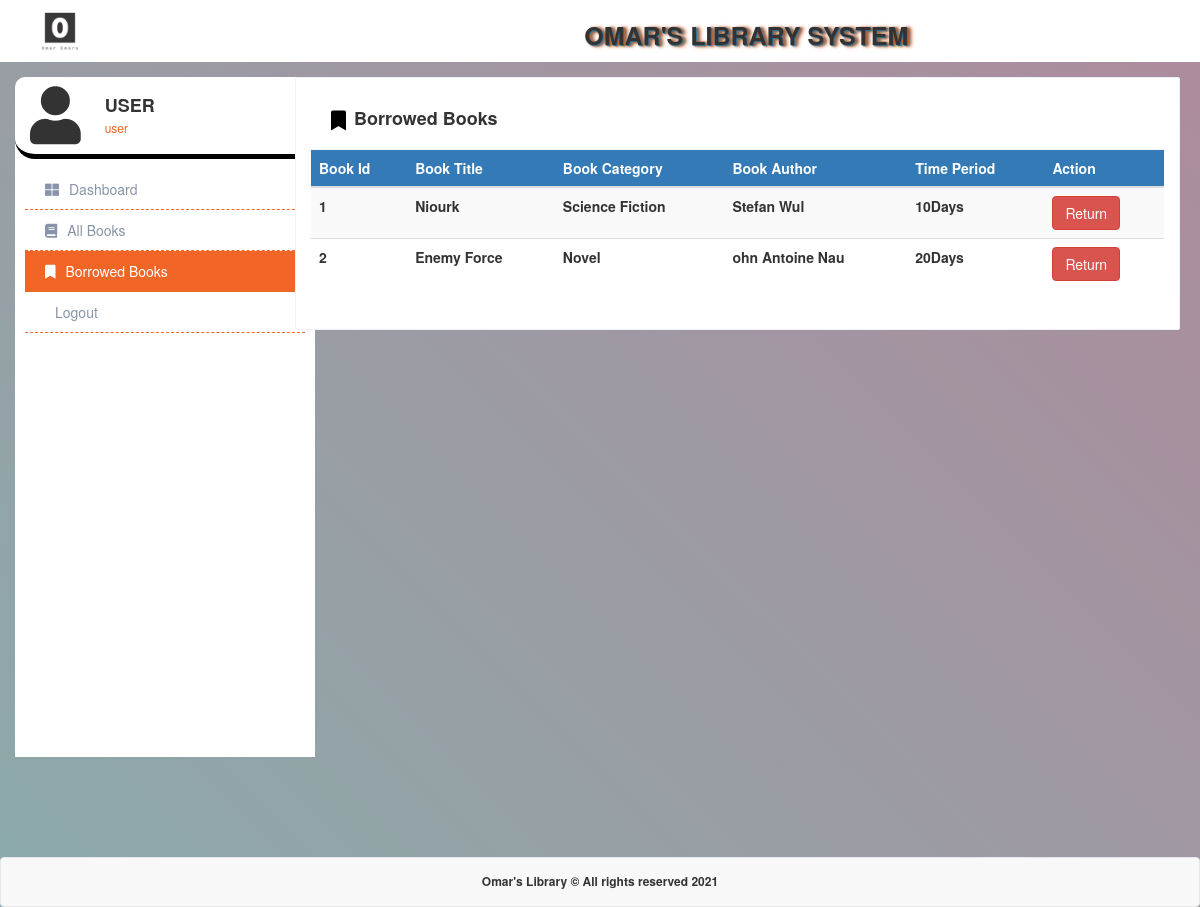
The app's page /dashboard.php?menu=borrow-book (signed in) with its own data.
### tables this page shows
CREATE TABLE `user` (
  `user_id` int(11) NOT NULL,
  `user_email` varchar(100) NOT NULL,
  `first_name` varchar(30) NOT NULL,
  `last_name` varchar(30) NOT NULL,
  `is_valid` tinyint(1) NOT NULL,
  `password` varchar(30) NOT NULL
);

CREATE TABLE `borrowing` (
  `borrow_id` int(11) NOT NULL,
  `book_id` int(11) NOT NULL,
  `student_no` int(11) NOT NULL,
  `date` date NOT NULL,
  `status` varchar(10) NOT NULL
);

CREATE TABLE `book` (
  `book_id` int(11) NOT NULL,
  `book_title` varchar(50) NOT NULL,
  `book_description` varchar(200) NOT NULL,
  `book_category` varchar(50) NOT NULL,
  `book_author` varchar(60) NOT NULL,
  `date_publish` varchar(25) NOT NULL,
  `time_period` int(11) NOT NULL
);

### functions/main.php (called while the page is built, shortened)
<?php
function getUserInfoByid($conn, $userid){
		$sql = mysqli_query($conn, "SELECT * FROM user WHERE user_id='$userid'");
		$rw = mysqli_fetch_array($sql);
		return $rw;
}
function getBarrowedBooksbyUser($conn,$userid){
	$sql = mysqli_query($conn, "SELECT book.*,borrowing.* FROM book INNER JOIN borrowing ON book.book_id=borrowing.book_id WHERE borrowing.status='Borrowed' AND borrowing.student_no='$userid'");
	return $sql;
}
?>

### include/inc.borrow-book.php (the view, shortened to what this page needs)
<?php
	$res_list = getBarrowedBooksbyUser($conn,$_SESSION['user_id']);
?>
<div class="dashboard-caption col-lg-9 col-md-4">
    <div class="dashboard-caption-header">
                <h4><i class="fa fa-bookmark" aria-hidden="true"></i>Borrowed Books</h4>
            </div>
                    <div class="table-responsive mb-0"  data-pattern="priority-columns">
                        <table class="table  table-striped">
                            <thead>
                               <tr class="bg-primary">
                                     <th>Book Id</th>
                                    <th>Book Title</th>
                                    <th>Book Category</th>
                                     <th>Book Author</th>
                                      <th>Time Period</th>
                                    <th data-priority="6">Action</th>
                                </tr>
                                </thead>
                                <tbody>
                                    <?php
                                        foreach ($res_list as $res) {
                                            echo '
                                                <tr>
                                                    <th><span class="co-name">'.$res['book_id'].'</span></th>
                                                    <th><span class="co-name">'.$res['book_title'].'</span></th>
                                                    <th><span class="co-name">'.$res['book_category'].'</span></th>
                                                    <th><span class="co-name">'.$res['book_author'].'</span></th>
                                                    <th><span class="co-name">'.$res['time_period'].'Days</span></th>
                                                   <td>
                                                     	<form method="POST" action="" enctype="multipart/form-data">
                                                     		<input type="hidden" id="" name="userid" value="'.$_SESSION['user_id'].'">
                                                     		<input type="hidden" id="" name="bookid" value="'.$res['book_id'].'">
                                                     		<button type = "submit"  name="return" class ="btn btn-danger">Return</button>
                                                     	</form>
                                                    </td>
                                                </tr>
                                            ';
                                        }
                                    ?>
                            </tbody>
                        </table>
                    </div>
</div>

### include/inc.sidebar.php (shortened to what this page needs)
<div class="col-lg-3 col-md-4">
	<div class="side-dashboard dashboard-menu-btn-click">
		<div class="dashboard-avatar ">
			<div class="dashboard-avatar-thumb">
				<i class="fa fa-user" aria-hidden="true"></i>
			</div>
			<div class="dashboard-avatar-text">
					<?php $user = getUserInfoByid($conn, $_SESSION['user_id']);
						echo "<h4>".$user['first_name']."</h4>";
						echo "<p>".$user['user_email']."</p>";
					?>
			</div>
		</div>
		<?php
			if(isset($_GET['menu'])){
				$menu=$_GET['menu'];
			}
			?>
		<div class="dashboard-menu">
			<ul>
				<li class="<?php if($menu=='dashboard'){ echo "active"; } ?>"><a href="dashboard.php?menu=dashboard"><i class="fas fa-th-large"></i>Dashboard</a></li>
				<li class="<?php if($menu=='books'){ echo "active"; } ?>"><a href="dashboard.php?menu=books"><i class="fa fa-book" aria-hidden="true"></i>All Books</a></li>
				<li class="<?php if($menu=='borrow-book'){ echo "active"; } ?>"><a href="dashboard.php?menu=borrow-book"><i class="fa fa-bookmark" aria-hidden="true"></i>Borrowed Books</a></li>
				<li class="<?php if($menu=='logout.php'){ echo "active"; } ?>"><a href="./logout.php"><i class="fa fa-sign-out" aria-hidden="true"></i>Logout</a></li>
			</ul>
		</div>
	</div>
</div>

### css/style.css (style rules this page uses)
body { background-image: linear-gradient(45deg, #8baaaa 0%, #ae8b9c 100%); }
.side-dashboard { width: 300px; border-top-left-radius: 10px; border-top-right-radius: 10px; background: #fff; padding: 2rem 0; padding-top: 3px; padding-right: 0px; padding-bottom: 2rem; padding-left: 0px; margin-top: 20px; min-height: 85vh; position: fixed; }
.dashboard-menu-btn-click, .emp-dashboard-menu-btn-click { height: 600px; transition: height 1s ease-out; }
.dashboard-avatar { width: 100%; padding-top: 6px; padding-right: 10px; padding-bottom: 10px; padding-left: 10px; text-align: left; border-bottom: 5px solid black; border-radius: 20px; margin-bottom: 10px; }
.dashboard-avatar-thumb { display: inline; }
.dashboard-avatar-thumb i { font-size: 58px; margin-left: 5px; }
.dashboard-avatar-text { display: inline-block; vertical-align: top; margin-left: 20px; }
.dashboard-avatar-text p { text-transform: lowercase; font-size: 12px; color: rgb(241 101 38); margin-bottom: 0px; }
.dashboard-avatar-text h4 { font-size: 18px; text-transform: uppercase; font-weight: bold; margin-bottom: 3px; }
.dashboard-menu ul { padding-left: 10px; padding-right: 10px; }
.dashboard-menu ul li { list-style: none; padding: 0; margin: 0; }
.dashboard-menu ul li i { margin-right: 10px; }
.dashboard-menu ul li a { color: #8894a9; width: 100%; display: inline-block; padding: 1rem 0 1rem 2rem; border-bottom: 1px dashed #f16627; }
.dashboard-menu ul li.active a { background: rgb(241 101 38); color: #fff; border-color: rgba(17, 183, 25, 0.1); }
.dashboard-caption-header { display: flex; flex-wrap: wrap; align-items: center; padding: 2rem; border-bottom: 1px solid #f3f5f9; }
.dashboard-caption { background: #fff; border-radius: 2px; border: 1px solid #eef2fd; margin-top: 20px; padding-bottom: 20px; }
.dashboard-caption-header h4 { flex: 1; font-size: 18px; font-weight: bold; margin-bottom: 0; }
.dashboard-caption-header h4 i { margin-right: 8px; color: black; font-size: 20px; position: relative; top: 3px; }
.table tr { line-height: 15px; min-height: 15px; height: 15px; }

### records on screen
user: first_name "USER", user_email "user"
borrowing: book "1", book.book_title "Niourk", book.book_category "Science Fiction", book.book_author "Stefan Wul", book.time_period "10"
borrowing: book "2", book.book_title "Enemy Force", book.book_category "Novel", book.book_author "ohn Antoine Nau", book.time_period "20"
